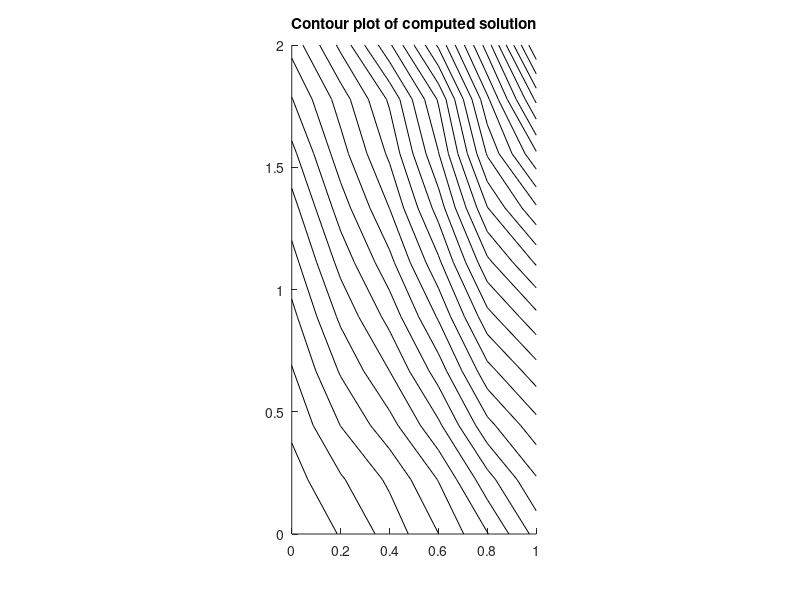

Reproduce this figure in MATLAB.

% poisson2.m  -- solve the Poisson problem u_{xx} + u_{yy} = f(x,y)
% on [a,b] x [a,b].  
% 
% The 5-point Laplacian is used at interior grid points.
% This system of equations is then solved using backslash.
% 
% From  http://www.amath.washington.edu/~rjl/fdmbook/chapter3  (2007)

clear;
close all;
clc;

a = 0; 
b = 1;
c = 0;
d = 2;
mx = 4;
my=8;
hx = (b-a)/(mx+1);
hy=(d-c)/(my+1);
x = linspace(a,b,mx+2);   % grid points x including boundaries
y = linspace(c,d,my+2);   % grid points y including boundaries


[X,Y] = meshgrid(x,y);      % 2d arrays of x,y values
X = X';                     % transpose so that X(i,j),Y(i,j) are
Y = Y';                     % coordinates of (i,j) point

Iint = 2:mx+1;              % indices of interior points in x
Jint = 2:my+1;              % indices of interior points in y
Xint = X(Iint,Jint);       % interior points
Yint = Y(Iint,Jint);

f = @(x,y) 1.25*exp(x+y/2);         % f(x,y) function

rhs = f(Xint,Yint);        % evaluate f at interior points for right hand side
                           % rhs is modified below for boundary conditions.

utrue = exp(X+Y/2);        % true solution for test problem

% set boundary conditions around edges of usoln array:

usoln = utrue;              % use true solution for this test problem
                            % This sets full array, but only boundary values
                            % are used below.  For a problem where utrue
                            % is not known, would have to set each edge of
                            % usoln to the desired Dirichlet boundary values.


% adjust the rhs to include boundary terms:
rhs(:,1) = rhs(:,1) - usoln(Iint,1)/hy^2;
rhs(:,my) = rhs(:,my) - usoln(Iint,my+2)/hy^2;
rhs(1,:) = rhs(1,:) - usoln(1,Jint)/hx^2;
rhs(mx,:) = rhs(mx,:) - usoln(mx+2,Jint)/hx^2;


% convert the 2d grid function rhs into a column vector for rhs of system:
F = reshape(rhs,mx*my,1);

% form matrix A:
Ix = speye(mx);
Iy=speye(my);
ex = ones(mx,1);
ey=ones(my,1);
T = spdiags([ex -4*ex ex],[-1 0 1],mx,mx);
S = spdiags([ey ey],[-1 1],my,my);
A = (kron(Iy,T) + kron(S,Ix)) / (hx*hy);


% Solve the linear system:
uvec = A\F;  

% reshape vector solution uvec as a grid function and 
% insert this interior solution into usoln for plotting purposes:
% (recall boundary conditions in usoln are already set) 

usoln(Iint,Jint) = reshape(uvec,mx,my);

% assuming true solution is known and stored in utrue:
err = max(max(abs(usoln-utrue)));   
fprintf('Error relative to true solution of PDE = %10.3e \n',err)

% plot results:

clf
hold on

% plot grid:
% plot(X,Y,'g');  plot(X',Y','g')

% plot solution:
contour(X,Y,usoln,30,'k')

axis([a b c d])
daspect([1 1 1])
title('Contour plot of computed solution')
hold off
